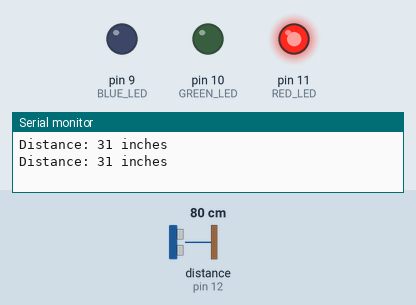
This sketch was run on a simulated Arduino Mega 2560, built with avr-gcc and run on an emulated ATmega2560. On the bench: output pins drawn as LEDs (lit = HIGH), the last lines printed to the serial monitor. Wiring (inferred from the names in the program): ultrasonic range finder: trigger pin 13; echo pin 12. The test bench sets the inputs (shaded band); at power-on: distance to the obstacle (sensor on pin 12) 80 cm. The echo pulse lasts 58.3 µs per cm; pins used as bus, display or sensor lines are not drawn.

Above: at 1.2 s.
1.3 s: distance to the obstacle (sensor on pin 12) set to 89 cm
At 2.0 s:
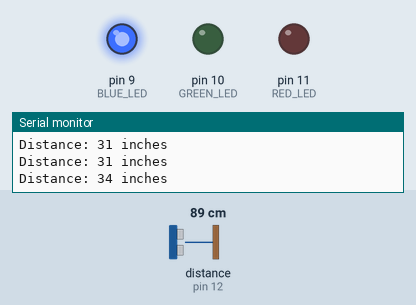
3.0 s: distance to the obstacle (sensor on pin 12) set to 99 cm
At 4.5 s:
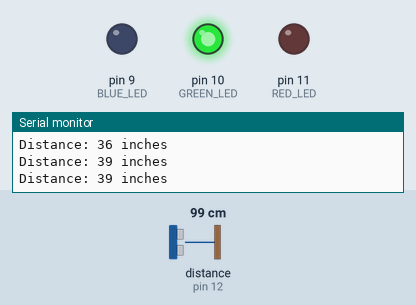
5.1 s: distance to the obstacle (sensor on pin 12) set to 2 cm
At 6.0 s:
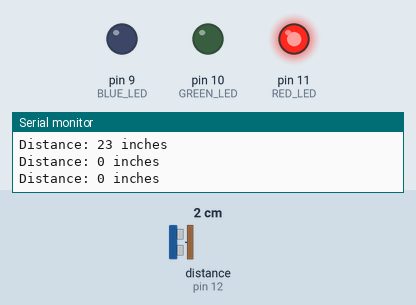
6.6 s: distance to the obstacle (sensor on pin 12) set to 120 cm
At 8.2 s:
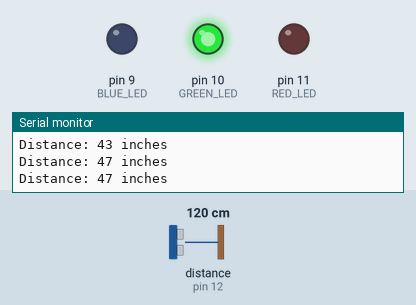
Timing chart, 0 to 9.3 s (numbered marks = the images above; inputs shaded):
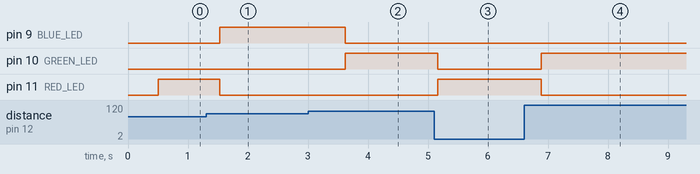

The sketch:

Prox.ino
```cpp
// HC-SR04 echo and trigger pin definitions
#define TRIGGER 13
#define ECHO 12
// Units divisor - 58.0 is millimeters, 1473.2 is inches
#define UNITS_DIVISOR 1473.2
// Ping setup for distance measurements
#define DELAY_BEFORE_NEW_PING 5
#define NUMBER_OF_PINGS 25
#define DELAY_BETWEEN_GROUPS 250
#define TRIGGER_LENGTH 11
// LED output pin definitions
#define RED_LED 11
#define GREEN_LED 10
#define BLUE_LED 9
// Inch distances for indicators, red is on for anything less than BLUE_ON.
// BLUE_ON is the closest edge of the sweet spot, GREEN_ON is the farthest edge.
#define ALL_OFF 96
#define GREEN_ON 36
#define BLUE_ON 32

void setup() {
   // Set up to send output to console
   Serial.begin(9600);

   // Initialiaze the I/O
   // LEDs
   pinMode(RED_LED, OUTPUT);
   pinMode(GREEN_LED, OUTPUT);
   pinMode(BLUE_LED, OUTPUT);
   // The HC-SR04 sensor
   pinMode(TRIGGER, OUTPUT);
   pinMode(ECHO, INPUT);

   // Reset the trigger pin and wait a half a second
   digitalWrite(TRIGGER, LOW);
   delayMicroseconds(500);
}

void loop() {
  delay(DELAY_BETWEEN_GROUPS);
  long measurement = groupPing();
  // Print out distance in inches
  Serial.print("Distance: ");
  Serial.print(measurement);
  Serial.println(" inches");
  // Set the indicator
  if(measurement > ALL_OFF) {
    // Greater than 96 inches, no indicator
    digitalWrite(GREEN_LED, LOW);
    digitalWrite(BLUE_LED, LOW);
    digitalWrite(RED_LED, LOW);
  } else if(measurement > GREEN_ON) {
    // Greater than 36 and less than 96, green indicator
    digitalWrite(GREEN_LED, HIGH);
    digitalWrite(BLUE_LED, LOW);
    digitalWrite(RED_LED, LOW);
  } else if(measurement > BLUE_ON) {
    // Greater that 32 and less than 36 - sweet spot, blue indicator
    digitalWrite(GREEN_LED, LOW);
    digitalWrite(BLUE_LED, HIGH);
    digitalWrite(RED_LED, LOW);
  } else {
    // Less than 32 inches, red indicator
    digitalWrite(GREEN_LED, LOW);
    digitalWrite(BLUE_LED, LOW);
    digitalWrite(RED_LED, HIGH);
  }
}

long groupPing() {
  long sum = 0;
  for (int i = 0; i < NUMBER_OF_PINGS; i++)
  {
    delay(DELAY_BEFORE_NEW_PING);
    sum += ping();
  }
  return sum / NUMBER_OF_PINGS;
}

long ping() {
  // Trigger - raise the trigger for TRIGGER_LENGTH, then set it back low
  digitalWrite(TRIGGER, HIGH);
  delayMicroseconds(TRIGGER_LENGTH);
  digitalWrite(TRIGGER, LOW);
  // Get the echo length - wonder if this can actually start before lowering
  // the trigger line...
  int pulseWidth = pulseIn(ECHO, HIGH);
  return (long) (((float) pulseWidth / UNITS_DIVISOR) * 10.0);
}
```

Measured:
- the behaviour switches between 83 and 84 cm on distance to the obstacle (sensor on pin 12) (found by bisection; images 0 and 1)
- the behaviour switches between 93 and 94 cm on distance to the obstacle (sensor on pin 12) (found by bisection; images 1 and 2)
- after the input at 1.3 s, pin 9 (BLUE_LED): LOW → HIGH after 0.23 s; pin 11 (RED_LED): HIGH → LOW after 0.23 s
- after the input at 3.0 s, pin 9 (BLUE_LED): HIGH → LOW after 0.62 s; pin 10 (GREEN_LED): LOW → HIGH after 0.62 s
- after the input at 5.1 s, pin 10 (GREEN_LED): HIGH → LOW after 0.06 s; pin 11 (RED_LED): LOW → HIGH after 0.06 s
- after the input at 6.6 s, pin 10 (GREEN_LED): LOW → HIGH after 0.29 s; pin 11 (RED_LED): HIGH → LOW after 0.29 s
